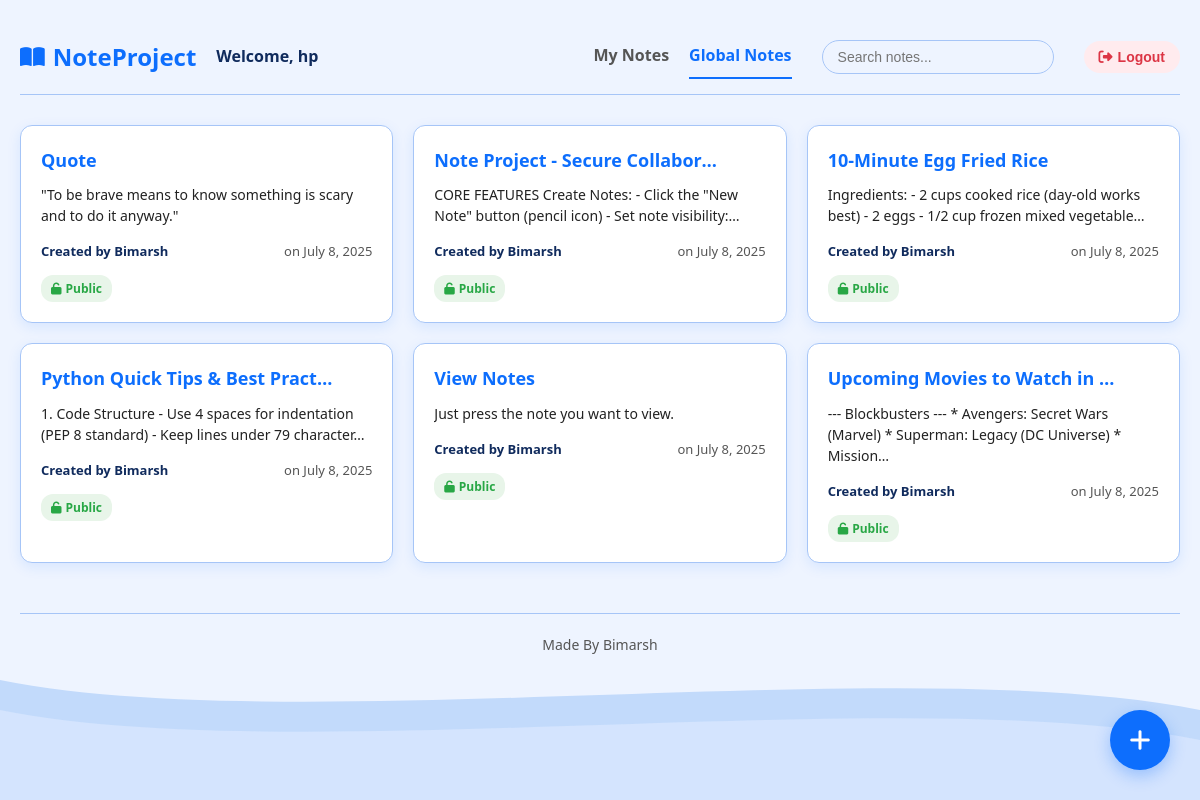
Screenshot of / (signed in) with the database file from the repository.
### noteapp/models.py (models this page shows, shortened)
class Note(models.Model):
    title = models.CharField(max_length=255)
    content = models.TextField()
    is_public = models.BooleanField(default=False)
    owner = models.ForeignKey(User, on_delete=models.CASCADE)
    created_at = models.DateTimeField(auto_now_add=True)
    updated_at = models.DateTimeField(auto_now=True)

### account/views.py (the view)
# urls.py: path('',views.dashboard_view,name='dashboard'),
def dashboard_view(request):
    query = request.GET.get('q')
    if request.user.is_authenticated:
        user_notes = Note.objects.filter(owner=request.user)
    else:
        user_notes = []
    global_notes = Note.objects.filter(is_public=True)
    if query:
        global_notes = global_notes.filter(title__icontains=query)
        if request.user.is_authenticated:
            user_notes = user_notes.filter(title__icontains=query)
    context = {
        'user_notes': user_notes,
        'global_notes': global_notes,
    }
    return render(request, 'dashboard.html', context)

### account/templates/dashboard.html (shortened to what this page needs)
{% extends 'layouts/index.html' %}
{% block content %}
<link rel="stylesheet" href="https://cdnjs.cloudflare.com/ajax/libs/font-awesome/6.5.0/css/all.min.css" />
<div class="app-container">
  <header class="app-header">
    <div class="logo-container" onclick="window.location.href='{% url 'dashboard' %}'">
      <div class="logo">
        <i class="fas fa-book-open logo-icon"></i>
        <span>NoteProject</span>
      </div>
      {% if user.is_authenticated %}
        <div class="welcome-message">Welcome, {{ user.username }}</div>
      {% else %}
        <div class="welcome-message">Welcome To NoteProject</div>
      {% endif %}
    </div>
    <div class="nav-container">
      <div class="nav-tabs">
        <div class="nav-tab" id="personalTabBtn">My Notes</div>
        <div class="nav-tab active" id="globalTabBtn">Global Notes</div>
      </div>
      <form method="GET" action="">
        <input type="text" class="search-bar" name="q" placeholder="Search notes..." value="{{ request.GET.q }}" id="searchInput">
      </form>
      {% if user.is_authenticated %}
        <form method="POST" action="{% url 'logout' %}">
          <button type="submit" class="logout-btn">
            <i class="fas fa-sign-out-alt"></i>
            Logout
          </button>
        </form>
      {% endif %}
    </div>
  </header>
  <main>
    <div id="globalNotesTab">
      <div class="notes-grid" id="globalNotesGrid">
        {% if global_notes %}
          {% for note in global_notes %}
          <div class="note-card" onclick="window.location.href='#viewNote{{ note.id }}'">
            <h3 class="note-title">{{ note.title }}</h3>
            <p class="note-content">{{ note.content|truncatechars:100 }}</p>
            <div class="note-meta">
              <span class="note-author">Created by {{ note.owner.username }}</span>
              <span class="note-date">on {{ note.created_at|date:"F j, Y" }}</span>
            </div>
            <div class="note-status public">
              <i class="fas fa-unlock"></i> Public
            </div>
          </div>
          {% endfor %}
        {% endif %}
      </div>
    </div>
  </main>
  <footer class="app-footer">
    Made By Bimarsh
  </footer>
</div>
<div class="bottom-wave" aria-hidden="true">
  <svg viewBox="0 0 1440 150" preserveAspectRatio="none" width="100%" height="150" xmlns="http://www.w3.org/2000/svg">
    <path fill="#c2dafb" d="M0,30 C360,90 1080,0 1440,60 L1440,150 L0,150 Z"></path>
    <path fill="#dce9ff" d="M0,60 C360,120 1080,30 1440,90 L1440,150 L0,150 Z" opacity="0.7"></path>
  </svg>
</div>
{% if user.is_authenticated %}
<a href="{% url 'create_note' %}" class="fab">
  <i class="fas fa-plus"></i>
</a>
{% else %}
<a href="{% url 'login' %}" class="fab">
  <i class="fas fa-plus"></i>
</a>
{% endif %}
{% endblock %}

### account/templates/layouts/index.html (style rules this page uses)
body { margin: 0; font-family: 'Segoe UI', Tahoma, Geneva, Verdana, sans-serif; background-color: #eef4ff; color: #222; }
a { text-decoration: none; color: #0d6efd; }

### account/templates/dashboard.html (style rules this page uses)
:root { --primary: #0d6efd; --primary-light: #a6c5f7; --primary-lighter: #dce9ff; --primary-lightest: #eef4ff; --text: #222; --text-dark: #102b5d; --text-light: #555; --border: #a6c5f7; --bg: #eef4ff; --card-bg: #ffffff; --danger: #dc3545; --success: #28a745; --warning: #ffc107; }
body { background: var(--bg); font-family: 'Segoe UI', Tahoma, Geneva, Verdana, sans-serif; margin: 0; padding: 0; color: var(--text); line-height: 1.6; min-height: 100vh; position: relative; overflow-x: hidden; }
.bottom-wave { position: fixed; bottom: 0; left: 0; width: 100%; height: 150px; pointer-events: none; z-index: 1; }
.app-container { max-width: 1200px; margin: 0 auto; padding: 20px; position: relative; z-index: 2; }
.app-header { display: flex; justify-content: space-between; align-items: center; padding: 15px 0; margin-bottom: 30px; border-bottom: 1px solid var(--border); }
.logo-container { display: flex; align-items: center; gap: 10px; cursor: pointer; }
.logo { font-size: 24px; font-weight: 800; color: var(--primary); display: flex; align-items: center; gap: 8px; }
.logo-icon { font-size: 22px; }
.welcome-message { font-size: 16px; color: var(--text-dark); margin-left: 10px; font-weight: 600; }
.nav-container { display: flex; align-items: center; gap: 30px; }
.nav-tabs { display: flex; gap: 20px; }
.nav-tab { padding: 8px 0; font-weight: 600; color: var(--text-light); cursor: pointer; border-bottom: 2px solid transparent; transition: all 0.2s; }
.nav-tab.active { color: var(--primary); border-bottom-color: var(--primary); }
.search-bar { padding: 8px 15px; border: 1px solid var(--border); border-radius: 20px; font-size: 14px; width: 200px; transition: all 0.3s; background: var(--primary-lightest); }
.logout-btn { background: #ffebee; color: var(--danger); border: none; padding: 8px 15px; border-radius: 20px; font-size: 14px; cursor: pointer; transition: all 0.2s; display: flex; align-items: center; gap: 5px; font-weight: 600; }
.notes-grid { display: grid; grid-template-columns: repeat(auto-fill, minmax(280px, 1fr)); gap: 20px; margin-top: 20px; }
.note-card { background: var(--card-bg); border-radius: 12px; padding: 20px; box-shadow: 0 4px 14px rgba(13, 110, 253, 0.1); transition: all 0.2s; position: relative; border: 1px solid var(--border); cursor: pointer; }
.note-title { font-size: 18px; font-weight: 700; margin: 0 0 10px; color: var(--primary); white-space: nowrap; overflow: hidden; text-overflow: ellipsis; padding-right: 40px; }
.note-content { font-size: 14px; color: var(--text); margin: 0 0 15px; display: -webkit-box; -webkit-line-clamp: 3; -webkit-box-orient: vertical; overflow: hidden; line-height: 1.5; }
.note-meta { font-size: 13px; color: var(--text-dark); display: flex; justify-content: space-between; align-items: center; margin-bottom: 8px; }
.note-author { font-weight: 700; color: var(--text-dark); }
.note-date { color: var(--text-light); }
.note-status { font-size: 12px; padding: 4px 10px; border-radius: 12px; display: inline-flex; align-items: center; gap: 4px; margin-top: 5px; font-weight: 600; }
.public { background: #e8f5e9; color: var(--success); }
.app-footer { text-align: center; margin-top: 50px; padding: 20px 0; color: var(--text-light); font-size: 14px; border-top: 1px solid var(--border); position: relative; z-index: 2; }
.fab { position: fixed; bottom: 30px; right: 30px; width: 60px; height: 60px; border-radius: 50%; background: var(--primary); color: white; display: flex; align-items: center; justify-content: center; font-size: 24px; box-shadow: 0 6px 16px rgba(13, 110, 253, 0.3); cursor: pointer; transition: all 0.2s; z-index: 100; border: none; }

### rows the page displays
Note: title "Quote", content "\"To be brave means to know something is scary and to do it anyway.\"", owner.username "Bimarsh", created_at "July 8, 2025"
Note: title "Note Project - Secure Collabor…", content "CORE FEATURES Create Notes: - Click the \"New Note\" button (pencil icon) - Set note visibility:…", owner.username "Bimarsh", created_at "July 8, 2025"
Note: title "10-Minute Egg Fried Rice", content "Ingredients: - 2 cups cooked rice (day-old works best) - 2 eggs - 1/2 cup frozen mixed vegetable…", owner.username "Bimarsh", created_at "July 8, 2025"
Note: title "Python Quick Tips & Best Prac…", content "1. Code Structure - Use 4 spaces for indentation (PEP 8 standard) - Keep lines under 79 character…", owner.username "Bimarsh", created_at "July 8, 2025"
Note: title "View Notes", content "Just press the note you want to view.", owner.username "Bimarsh", created_at "July 8, 2025"
Note: title "Upcoming Movies to Watch in…", content "--- Blockbusters --- * Avengers: Secret Wars (Marvel) * Superman: Legacy (DC Universe) * Mission…", owner.username "Bimarsh", created_at "July 8, 2025"

### other values shown
{{ user.username }} "hp"
